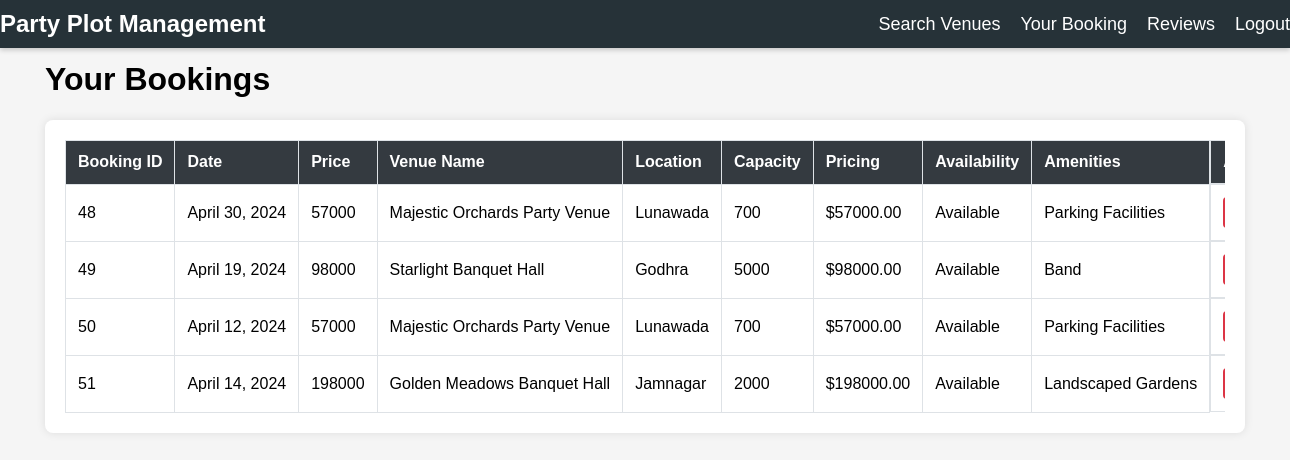
Page /your-booking/ (signed in) on the committed database.
### PPMS/models.py (models this page shows, shortened)
class Booking(models.Model):
    booking_id = models.AutoField(primary_key=True)
    date = models.DateField()
    booking_price = models.IntegerField()
    customer = models.ForeignKey(Customer, on_delete=models.CASCADE,default='')
    venue = models.ForeignKey(Venue, on_delete=models.CASCADE,default='')

class Venue(models.Model):
    venue_name = models.CharField(max_length=100,primary_key=True)
    location = models.CharField(max_length=255)
    capacity = models.IntegerField()
    amenities = models.TextField()
    pricing = models.DecimalField(max_digits=10, decimal_places=2)
    availability = models.BooleanField(default=False)
    image = models.ImageField(upload_to='venue_images/', null=True, blank=True)

### PPMS/views.py (the view)
# urls.py: url(r'^your-booking/', views.your_booking, name='your_booking'),
@login_required
def your_booking(request):
    try:
        user = request.user
        bookings = Booking.objects.filter(customer__name=user)
        return render(request, 'your-booking.html', {'bookings': bookings})
    except Booking.DoesNotExist:
        message = "You have not made any bookings yet."
        return render(request, 'your-booking.html', {'message': message})

### templates/your-booking.html (shortened to what this page needs)
<!DOCTYPE html>
<html lang="en">
<head>
</head>
<body>
  <nav class="navbarr">
    <a class="navbarr-brand" href="{% url 'index' %}">Party Plot Management</a>
    <ul class="navbarr-nav">
      <li class="navv-item">
        <a class="navv-link" href="{% url 'search_venues' %}">Search Venues</a>
      </li>
      <li class="navv-item">
        <a class="navv-link" href="{% url 'your_booking' %}">Your Booking</a>
      </li>
      <li class="navv-item">
        <a class="navv-link" href="{% url 'reviews' %}">Reviews</a>
      </li>
      <li class="navv-item">
        <a class="navv-link" href="{% url 'logout' %}">Logout</a>
      </li>
    </ul>
  </nav>
  <div class="container">
    <h1 class="text-center display-4">Your Bookings</h1>
    <div class="your-bookings">
      {% if message %}
        <p class="alert alert-info">{{ message }}</p>
      {% else %}
        <div style="overflow-x:auto;">
          <table class="booking-table">
            <thead>
              <tr>
                <th>Booking ID</th>
                <th>Date</th>
                <th>Price</th>
                <th>Venue Name</th>
                <th>Location</th>
                <th>Capacity</th>
                <th>Pricing</th>
                <th>Availability</th>
                <th>Amenities</th>
                <th class="actions">Actions</th>
              </tr>
            </thead>
            <tbody>
              {% for booking in bookings %}
              <tr>
                <td>{{ booking.booking_id }}</td>
                <td>{{ booking.date }}</td>
                <td>{{ booking.booking_price }}</td>
                <td>{{ booking.venue.venue_name }}</td>
                <td>{{ booking.venue.location }}</td>
                <td>{{ booking.venue.capacity }}</td>
                <td>${{ booking.venue.pricing }}</td>
                <td>{% if booking.venue.availability %}Available{% else %}Not Available{% endif %}</td>
                <td>{{ booking.venue.amenities }}</td>
                <td class="actions">
                </td>
              </tr>
              {% endfor %}
            </tbody>
          </table>
        </div>
      {% endif %}
    </div>
  </div>
</body>
</html>

### templates/your-booking.html (style rules this page uses)
body { font-family: Arial, sans-serif; background-color: #f5f5f5; margin: 0; padding: 0; display: flex; flex-direction: column; align-items: center; height: 100vh; }
.navbarr { background-color: #263238; color: #ffffff; padding: 10px 0px; box-shadow: 0 2px 5px rgba(0, 0, 0, 0.2); transition: background-color 0.3s; display: flex; justify-content: space-between; align-items: center; margin-bottom: 20px; width: 100%; position: fixed; top: 0; z-index: 1000; }
.navbarr-brand { font-size: 24px; font-weight: bold; text-decoration: none; color: #ffffff; }
.navbarr-nav { list-style: none; margin: 0; padding: 0; display: flex; flex-grow: 1; justify-content: flex-end; }
.navv-item { margin-left: 20px; }
.navv-link { text-decoration: none; color: #ffffff; font-size: 18px; transition: color 0.3s; }
.container { max-width: 1200px; margin: 0 auto; padding: 40px; }
.your-bookings { background-color: #fff; padding: 20px; border-radius: 8px; box-shadow: 0 0 10px rgba(0, 0, 0, 0.1); overflow-x: auto; }
.booking-table { width: 100%; border-collapse: collapse; }
.booking-table th, .booking-table td { padding: 12px; border: 1px solid #dee2e6; white-space: nowrap; }
.booking-table th { background-color: #343a40; color: #fff; text-align: left; }
.actions { display: flex; justify-content: space-between; align-items: center; }

### rows in the picture
Booking: booking_id "48", date "April 30, 2024", booking_price "57000", venue.venue_name "Majestic Orchards Party Venue", venue.location "Lunawada", venue.capacity "700", venue.pricing "57000.00", shows "Available", venue.amenities "Parking Facilities"
Booking: booking_id "49", date "April 19, 2024", booking_price "98000", venue.venue_name "Starlight Banquet Hall", venue.location "Godhra", venue.capacity "5000", venue.pricing "98000.00", shows "Available", venue.amenities "Band"
Booking: booking_id "50", date "April 12, 2024", booking_price "57000", venue.venue_name "Majestic Orchards Party Venue", venue.location "Lunawada", venue.capacity "700", venue.pricing "57000.00", shows "Available", venue.amenities "Parking Facilities"
Booking: booking_id "51", date "April 14, 2024", booking_price "198000", venue.venue_name "Golden Meadows Banquet Hall", venue.location "Jamnagar", venue.capacity "2000", venue.pricing "198000.00", shows "Available", venue.amenities "Landscaped Gardens"
